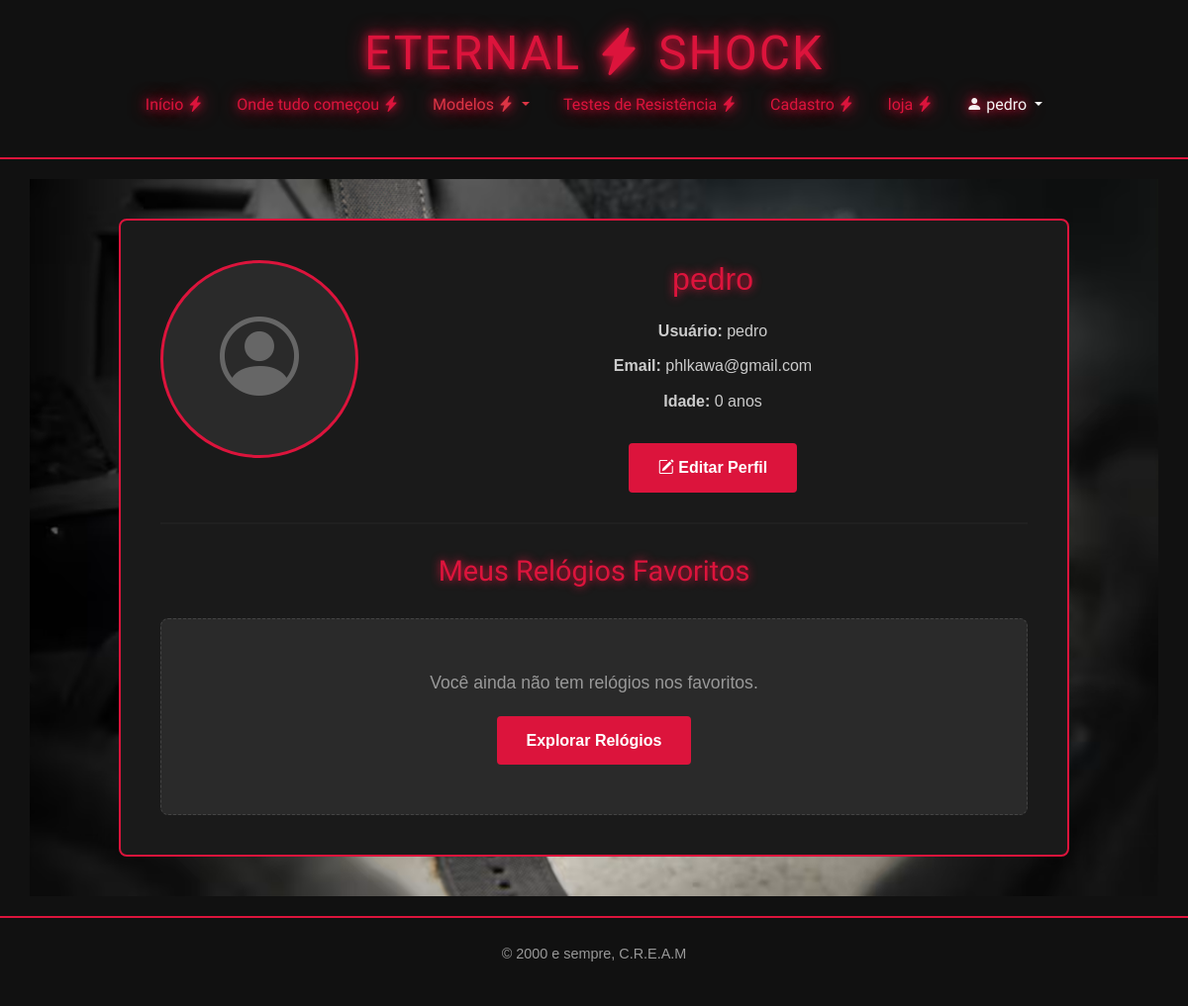
The app's page /cadastro/perfil/ (signed in) with its own data.
### cadastro/models.py (models this page shows, shortened)
class Pessoa(models.Model):
    id_pessoa = models.AutoField(primary_key=True)
    user = models.OneToOneField(User, on_delete=models.CASCADE, null=True, blank=True)
    nome = models.TextField(max_length=255)
    idade = models.IntegerField()
    email = models.EmailField(max_length=255)
    foto_perfil = models.ImageField(upload_to='perfis/', null=True, blank=True)
    favoritos = models.ManyToManyField('loja.Produto', blank=True, related_name='favoritos_usuarios')

### cadastro/views.py (the view)
# urls.py: path('perfil/', views.perfil, name='perfil'),
@login_required(login_url='/accounts/login/')
@login_required(login_url='/accounts/login/')
@login_required(login_url='/accounts/login/')
def perfil(request):
    pessoa, created = Pessoa.objects.get_or_create(
        user=request.user,
        defaults={
            'nome': request.user.first_name or request.user.username,
            'email': request.user.email,
            'idade': 0
        }
    )
    contexto = {
        'title': 'Meu Perfil',
        'pessoa': pessoa,
        'favoritos': pessoa.favoritos.all() if hasattr(pessoa, 'favoritos') else []
    }
    return render(request, 'cadastro/perfil.html', contexto)

### cadastro/templates/cadastro/perfil.html
{% extends "global/base.html" %}
{% block formulario %}
<main class="perfil-main">
  <section class="perfil-section">
    <div class="perfil-header">
      <div class="foto-perfil-container">
        {% if pessoa.foto_perfil %}
          <img src="{{ pessoa.foto_perfil.url }}" alt="Foto de {{ pessoa.nome }}" class="foto-perfil">
        {% else %}
          <div class="foto-perfil-placeholder">
            <i class="bi bi-person-circle"></i>
          </div>
        {% endif %}
      </div>
      <div class="info-perfil">
        <h1>{{ pessoa.nome }}</h1>
        <p class="usuario"><strong>Usuário:</strong> {{ request.user.username }}</p>
        <p class="email"><strong>Email:</strong> {{ pessoa.email }}</p>
        <p class="idade"><strong>Idade:</strong> {{ pessoa.idade }} anos</p>
        <a href="{% url 'cadastro:editar_perfil' %}" class="btn-editar">
          <i class="bi bi-pencil-square"></i> Editar Perfil
        </a>
      </div>
    </div>
    <hr class="divisor">
    <div class="favoritos-section">
      <h2>Meus Relógios Favoritos</h2>
      {% if favoritos %}
        <div class="favoritos-grid">
          {% for produto in favoritos %}
            <div class="favorito-card">
              {% if produto.imagem %}
                <img src="{{ produto.imagem.url }}" alt="{{ produto.nome }}" class="favorito-imagem">
              {% else %}
                <div class="favorito-imagem-placeholder">
                  <i class="bi bi-image"></i>
                </div>
              {% endif %}
              <div class="favorito-info">
                <h3>{{ produto.nome }}</h3>
                <p class="descricao">{{ produto.descricao|truncatewords:20 }}</p>
                <p class="preco">R$ {{ produto.preco }}</p>
                <div class="favorito-acoes">
                  <a href="{% url 'loja:detalhes' produto.id %}" class="btn-ver">Ver Detalhes</a>
                  <form method="post" action="{% url 'cadastro:remover_favorito' produto.id %}" style="display: inline;">
                    {% csrf_token %}
                    <button type="submit" class="btn-remover">
                      <i class="bi bi-heart-fill"></i> Remover
                    </button>
                  </form>
                </div>
              </div>
            </div>
          {% endfor %}
        </div>
      {% else %}
        <div class="sem-favoritos">
          <p>Você ainda não tem relógios nos favoritos.</p>
          <a href="{% url 'loja:index' %}" class="btn-explorar">Explorar Relógios</a>
        </div>
      {% endif %}
    </div>
  </section>
</main>
{% endblock formulario %}

### base/global/partials/header.html (shortened to what this page needs)
 <header>
    <h1 class="titulor">ETERNAL <i class="bi bi-lightning-charge-fill"></i> SHOCK</h1>
    <nav>
      <ul>
        <li><a href="{% url 'home' %}">Início <i class="bi bi-lightning-charge-fill"></i></a></li>
        <li><a href="{% url 'historia' %}">Onde tudo começou <i class="bi bi-lightning-charge-fill"></i></a></li>
        <li class="nav-item dropdown">
          <a class="nav-link dropdown-toggle text-danger" href="#" role="button" data-bs-toggle="dropdown"
            aria-expanded="false">
            Modelos <i class="bi bi-lightning-charge-fill"></i>
          </a>
        </li>
        <li><a href="{% url 'testes' %}">Testes de Resistência <i class="bi bi-lightning-charge-fill"></i></a></li>
        <li><a href="{% url 'cadastro:gravar' %}">Cadastro <i class="bi bi-lightning-charge-fill"></i></a></li>
        <li><a href="{% url 'loja:index' %}">loja <i class="bi bi-lightning-charge-fill"></i></a></li>
        {% if user.is_authenticated %}
          <li class="nav-item dropdown">
            <a class="nav-link dropdown-toggle" href="#" role="button" data-bs-toggle="dropdown" aria-expanded="false">
              <i class="bi bi-person-fill"></i> {{ user.username }}
            </a>
          </li>
        {% else %}
          <li><a href="{% url 'login' %}"><i class="bi bi-box-arrow-in-right"></i> Login</a></li>
        {% endif %}
      </ul>
    </nav>
  </header>

### base/static/global/css/style.css (style rules this page uses)
* { margin: 0; padding: 0; box-sizing: border-box; }
body { background-color: #111; color: #f5f5f5; font-family: 'Poppins', sans-serif; line-height: 1.6; overflow-x: hidden; }
header { background-color: #111; text-align: center; padding: 25px 10px; border-bottom: 2px solid crimson; }
.titulor { color: crimson; font-family: 'Iceberg', cursive; font-size: clamp(1.8rem, 4vw, 3.5rem); letter-spacing: 2px; text-shadow: 0 0 10px crimson, 0 0 20px crimson; margin-bottom: 10px; }
nav ul { list-style: none; padding: 0; margin-top: 10px; text-shadow: 0 0 10px crimson, 0 0 20px crimson; font-family: 'Iceberg', cursive; }
nav ul li { display: inline-block; margin: 0 15px; }
nav a { color: crimson; text-decoration: none; font-weight: 500; transition: color 0.4s ease, text-shadow 0.4s ease; }
main { text-align: center; padding: 30px 20px; }
main h2 { font-family: 'Iceberg', cursive; font-size: clamp(1.4rem, 3vw, 2rem); color: crimson; margin-bottom: 20px; text-shadow: 0 0 10px crimson, 0 0 20px crimson; }
:root { --primary: #000; --secondary: #FF0000; --light: #f8f8f8; --text: #333; }
.perfil-main { padding: 40px 20px; max-width: 1000px; margin: 20px auto; }
.perfil-section { background: #1a1a1a; padding: 40px; border-radius: 8px; border: 2px solid crimson; }
.perfil-header { display: flex; gap: 40px; margin-bottom: 30px; align-items: flex-start; }
.foto-perfil-container { flex-shrink: 0; }
.foto-perfil-placeholder { width: 200px; height: 200px; border-radius: 50%; background: #2a2a2a; display: flex; align-items: center; justify-content: center; font-size: 80px; color: #666; border: 3px solid crimson; }
.info-perfil { flex: 1; }
.info-perfil h1 { margin: 0 0 20px 0; color: crimson; font-size: 2em; text-shadow: 0 0 10px crimson; }
.info-perfil p { margin: 10px 0; color: #ccc; font-size: 1em; }
.usuario, .email, .idade { margin: 8px 0; }
.btn-editar { display: inline-block; margin-top: 20px; padding: 12px 30px; background: crimson; color: white; text-decoration: none; border-radius: 4px; transition: background-color 0.3s; font-weight: bold; }
.divisor { border: none; border-top: 2px solid #333; margin: 30px 0; }
.favoritos-section h2 { color: crimson; margin-bottom: 30px; font-size: 1.8em; text-shadow: 0 0 10px crimson; }
.sem-favoritos { text-align: center; padding: 50px 20px; background: #2a2a2a; border-radius: 8px; border: 1px dashed #444; }
.sem-favoritos p { color: #999; font-size: 1.1em; margin-bottom: 20px; }
.btn-explorar { display: inline-block; padding: 12px 30px; background: crimson; color: white; text-decoration: none; border-radius: 4px; font-weight: bold; transition: background-color 0.3s; }

### records on screen
Pessoa: nome "pedro", email "phlkawa@gmail.com", idade "0"

### other values on screen
{{ user.username }} "pedro"
{{ request.user.username }} "pedro"
